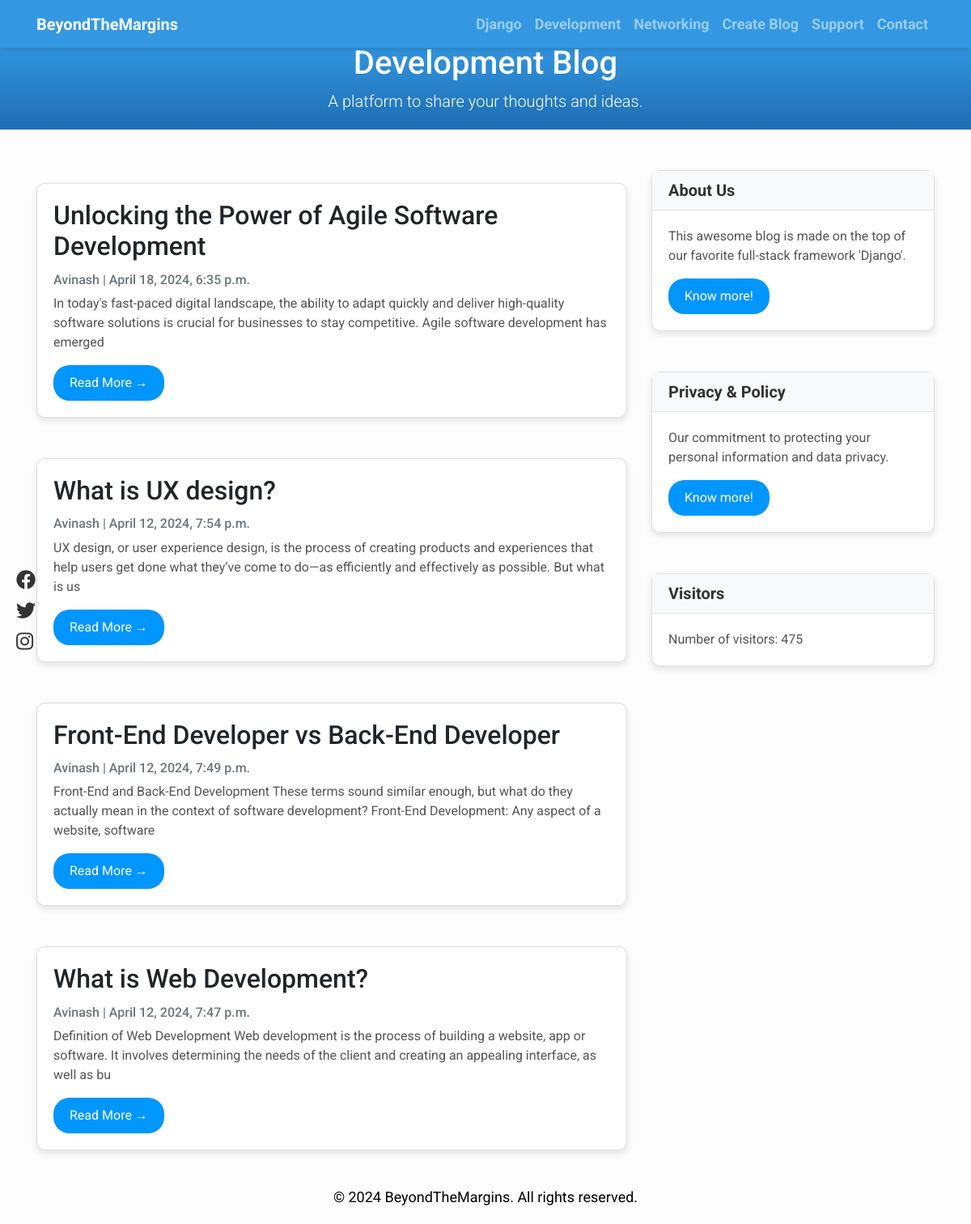
The app's page /development/ with its own data.
### Blog_app/models.py (models this page shows, shortened)
class Development(models.Model):
    title = models.CharField(max_length=200, unique=True)
    slug = models.SlugField(max_length=200, unique=True)
    author = models.ForeignKey(User, on_delete=models.CASCADE, related_name='development_posts')
    updated_on = models.DateTimeField(auto_now=True)
    content = models.TextField()
    created_on = models.DateTimeField(auto_now_add=True)
    status = models.IntegerField(choices=STATUS, default=0)
    image = models.ImageField(upload_to='images/', blank=True, null=True)
    class Meta:
        ordering = ['-created_on']

class VisitCounter(models.Model):
    count = models.IntegerField(default=0)

### Blog_app/views.py (the view)
# urls.py: path('development/', views.DevelopmentList.as_view(), name='development'),
class DevelopmentList(generic.ListView):
    queryset = Development.objects.filter(status=1).order_by('-created_on')
    template_name = 'development.html'
    def get_context_data(self, **kwargs):
        context = super().get_context_data(**kwargs)
        visit_counter, created = VisitCounter.objects.get_or_create()
        if created:
            visit_counter.save()
        visit_counter.count += 1
        visit_counter.save()
        context['visit_counter'] = visit_counter
        return context

### templates/development.html (shortened to what this page needs)
<!DOCTYPE html>
<html lang="en">
<head>
</head>
<body>
    {% extends "base.html" %}
    {% block content %}
    <header class="masthead text-center">
        <div class="container">
            <h1>Development Blog</h1>
            <p class="lead">A platform to share your thoughts and ideas.</p>
        </div>
    </header>
    <div class="container">
        <div class="row">
            <div class="col-md-8 mt-3 left">
                {% for development in development_list %}
                <div class="card mb-4">
                    <div class="card-body">
                        <h2 class="card-title">{{ development.title }}</h2>
                        <p class="card-text text-muted h6">{{ development.author }} | {{ development.created_on}} </p>
                        <p class="card-text">{{development.content|slice:":200" }}</p>
                        <a href="{% url 'development_detail' development.slug  %}" class="btn btn-primary">Read More &rarr;</a>
                    </div>
                </div>
                {% endfor %}
            </div>
            {% block sidebar %} {% include 'sidebar.html' %} {% endblock sidebar %}
        </div>
    </div>
    {% endblock %}

### templates/sidebar.html (shortened to what this page needs)
{% block sidebar %}
<div class="col-md-4 float-right">
    <div class="card">
        <h5 class="card-header">About Us</h5>
        <div class="card-body">
            <p class="card-text">This awesome blog is made on the top of our favorite full-stack framework 'Django'.</p>
            <a href="{% url 'about' %}" class="btn btn-primary">Know more!</a>
        </div>
    </div>
    <div class="card">
        <h5 class="card-header">Privacy & Policy</h5>
        <div class="card-body">
            <p class="card-text">Our commitment to protecting your personal information and data privacy.</p>
            <a href="{% url 'privacy' %}" class="btn btn-primary">Know more!</a>
        </div>
    </div>
    <div class="card">
        <h5 class="card-header">Visitors</h5>
        <div class="card-body">
            <p class="card-text">Number of visitors: {{ visit_counter.count }}</p>
        </div>
    </div>
</div>
{% endblock sidebar %}

### templates/base.html (style rules this page uses)
body { font-family: "Roboto", sans-serif; font-size: 16px; background-color: #f8f9fa; }
.masthead { background: linear-gradient(to bottom, #3398E1, #1E6DB3); color: #fff; padding: 4px 0; }

### templates/development.html (style rules this page uses)
body { font-family: "Roboto", sans-serif; font-size: 18px; background-color: #fdfdfd; margin-top: 50px; }
.card { box-shadow: 0 16px 48px #E3E7EB; }

### templates/sidebar.html (style rules this page uses)
.card { box-shadow: 0 4px 8px rgba(0, 0, 0, 0.1); border-radius: 10px; margin-bottom: 20px; margin-top: 50px; }
.card-header { background-color: #f8f9fa; border-bottom: 1px solid #dee2e6; font-weight: bold; color: #333; }
.card-body { padding: 20px; }
.card-text { font-size: 16px; color: #555; }
.btn { background-color: #0096FF; color: #fff; border: none; border-radius: 20px; padding: 10px 20px; font-size: 16px; transition: background-color 0.3s; }

### records on screen
Development: title "Unlocking the Power of Agile Software Development", author "Avinash", created_on "April 18, 2024, 6:35 p.m.", content "In today's fast-paced digital landscape, the ability to adapt quickly and deliver high-quality software solutions is crucial for businesses to stay competitive. Agile software development has emerged"
Development: title "What is UX design?", author "Avinash", created_on "April 12, 2024, 7:54 p.m.", content "UX design, or user experience design, is the process of creating products and experiences that help users get done what they’ve come to do—as efficiently and effectively as possible. But what is us"
Development: title "Front-End Developer vs Back-End Developer", author "Avinash", created_on "April 12, 2024, 7:49 p.m.", content "Front-End and Back-End Development These terms sound similar enough, but what do they actually mean in the context of software development? Front-End Development: Any aspect of a website, software"
Development: title "What is Web Development?", author "Avinash", created_on "April 12, 2024, 7:47 p.m.", content "Definition of Web Development Web development is the process of building a website, app or software. It involves determining the needs of the client and creating an appealing interface, as well as bu"
VisitCounter: count "475"
